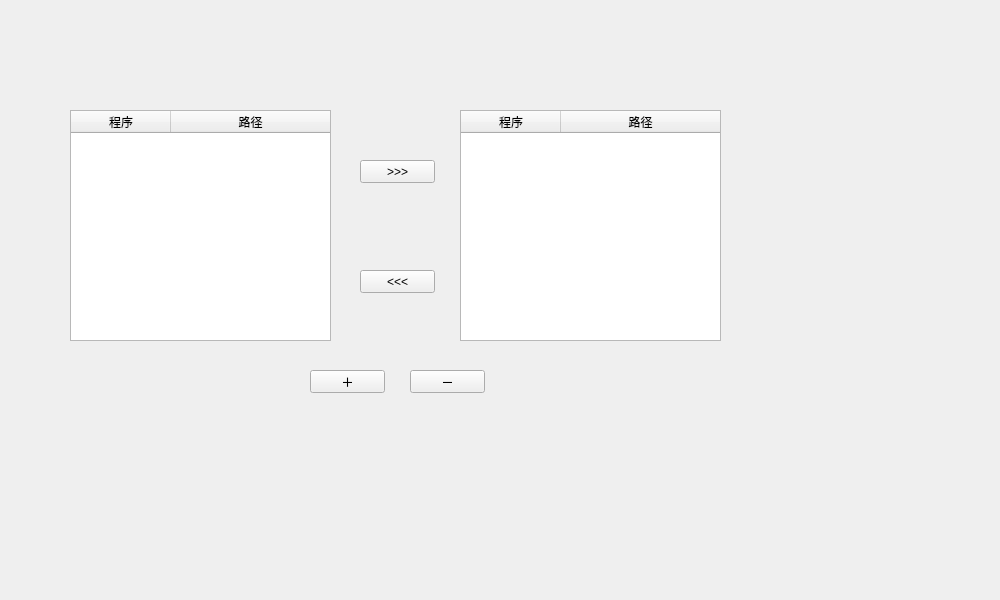
<?xml version="1.0" encoding="UTF-8"?>
<ui version="4.0">
 <class>Form</class>
 <widget class="QWidget" name="Form">
  <property name="geometry">
   <rect>
    <x>0</x>
    <y>0</y>
    <width>1000</width>
    <height>600</height>
   </rect>
  </property>
  <property name="sizePolicy">
   <sizepolicy hsizetype="Fixed" vsizetype="Fixed">
    <horstretch>0</horstretch>
    <verstretch>0</verstretch>
   </sizepolicy>
  </property>
  <property name="minimumSize">
   <size>
    <width>1000</width>
    <height>600</height>
   </size>
  </property>
  <property name="maximumSize">
   <size>
    <width>1000</width>
    <height>600</height>
   </size>
  </property>
  <property name="windowTitle">
   <string>Form</string>
  </property>
  <property name="filePath" stdset="0">
   <string>../resource/config/startPath.txt</string>
  </property>
  <widget class="QPushButton" name="addBtn">
   <property name="geometry">
    <rect>
     <x>310</x>
     <y>370</y>
     <width>75</width>
     <height>23</height>
    </rect>
   </property>
   <property name="text">
    <string>＋</string>
   </property>
  </widget>
  <widget class="QTableWidget" name="storeTable">
   <property name="geometry">
    <rect>
     <x>70</x>
     <y>110</y>
     <width>261</width>
     <height>231</height>
    </rect>
   </property>
   <property name="editTriggers">
    <set>QAbstractItemView::NoEditTriggers</set>
   </property>
   <property name="selectionBehavior">
    <enum>QAbstractItemView::SelectRows</enum>
   </property>
   <property name="filePath" stdset="0">
    <string>../resource/config/path.txt</string>
   </property>
   <attribute name="horizontalHeaderVisible">
    <bool>true</bool>
   </attribute>
   <attribute name="horizontalHeaderStretchLastSection">
    <bool>true</bool>
   </attribute>
   <column>
    <property name="text">
     <string>程序</string>
    </property>
   </column>
   <column>
    <property name="text">
     <string>路径</string>
    </property>
   </column>
  </widget>
  <widget class="QPushButton" name="pushButton_2">
   <property name="geometry">
    <rect>
     <x>410</x>
     <y>370</y>
     <width>75</width>
     <height>23</height>
    </rect>
   </property>
   <property name="text">
    <string>－</string>
   </property>
  </widget>
  <widget class="QTableWidget" name="startTable">
   <property name="geometry">
    <rect>
     <x>460</x>
     <y>110</y>
     <width>261</width>
     <height>231</height>
    </rect>
   </property>
   <property name="editTriggers">
    <set>QAbstractItemView::NoEditTriggers</set>
   </property>
   <property name="selectionBehavior">
    <enum>QAbstractItemView::SelectRows</enum>
   </property>
   <property name="filePath" stdset="0">
    <string>../resource/config/startPath.txt</string>
   </property>
   <attribute name="horizontalHeaderStretchLastSection">
    <bool>true</bool>
   </attribute>
   <column>
    <property name="text">
     <string>程序</string>
    </property>
   </column>
   <column>
    <property name="text">
     <string>路径</string>
    </property>
   </column>
  </widget>
  <widget class="QPushButton" name="rightMoveBtn">
   <property name="geometry">
    <rect>
     <x>360</x>
     <y>160</y>
     <width>75</width>
     <height>23</height>
    </rect>
   </property>
   <property name="text">
    <string>&gt;&gt;&gt;</string>
   </property>
  </widget>
  <widget class="QPushButton" name="pushButton_4">
   <property name="geometry">
    <rect>
     <x>360</x>
     <y>270</y>
     <width>75</width>
     <height>23</height>
    </rect>
   </property>
   <property name="text">
    <string>&lt;&lt;&lt;</string>
   </property>
  </widget>
 </widget>
 <resources/>
 <connections/>
</ui>
